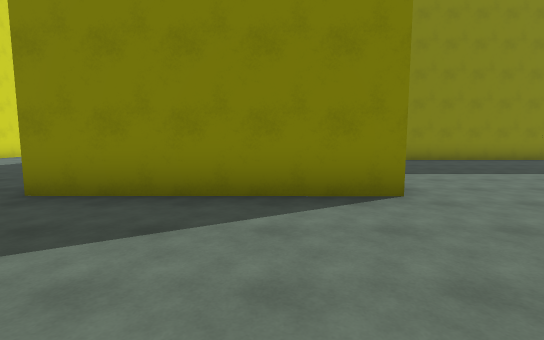
view 1 (above)

24 first-person views from a walk through a scene from a Unity 3-D project. The camera is 1.5 m above the floor, tilts 6° down and sees 85° across. The floor is counted in squares, 2 m on a side. Each view is taken from the middle of a square. On the plan, view 1 faces up. The plan holds only what a view shows up to about 10 squares ahead; the rest is blank. The place goes on beyond the plan.

view 2
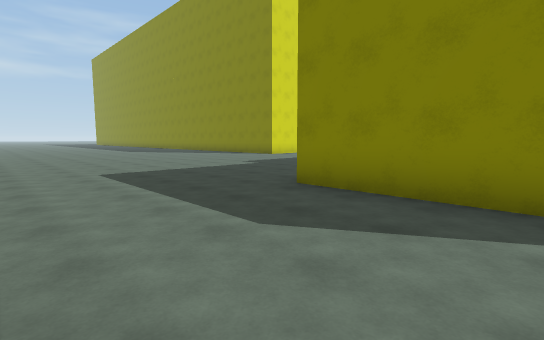

view 3
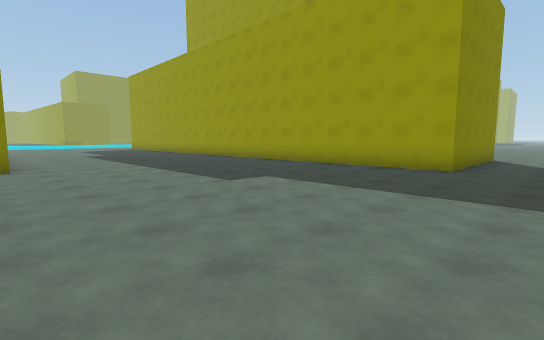

view 4
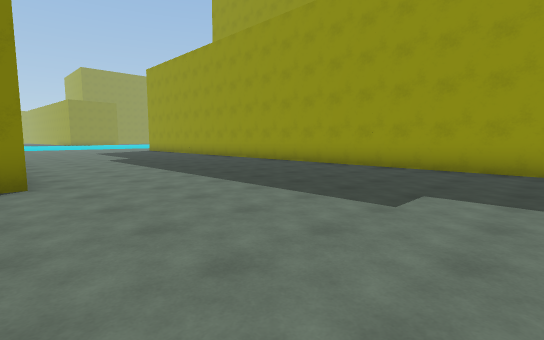

view 5
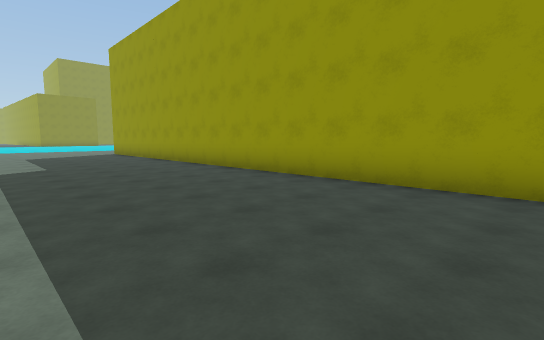

view 6
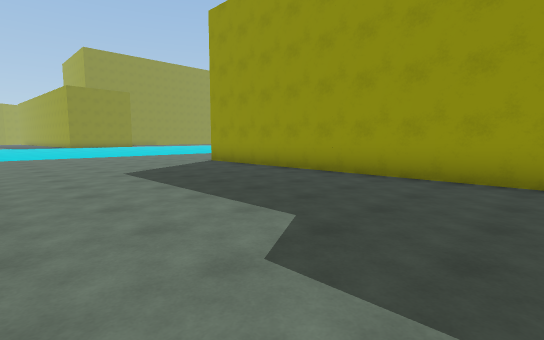

view 7
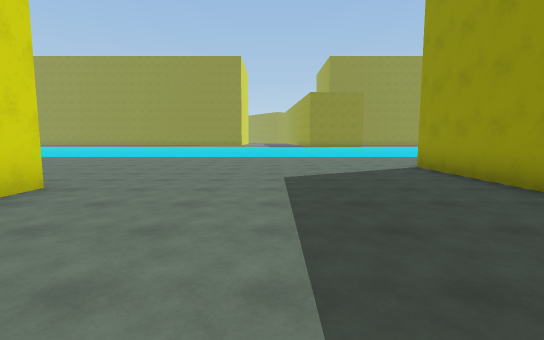

view 8
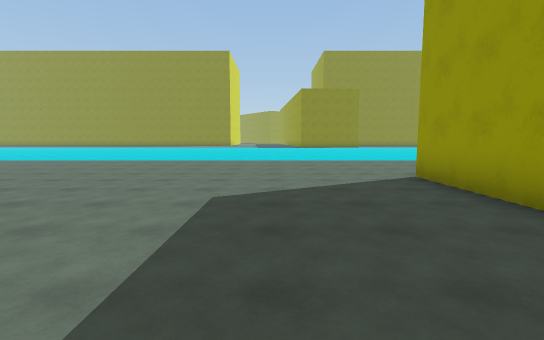

view 9
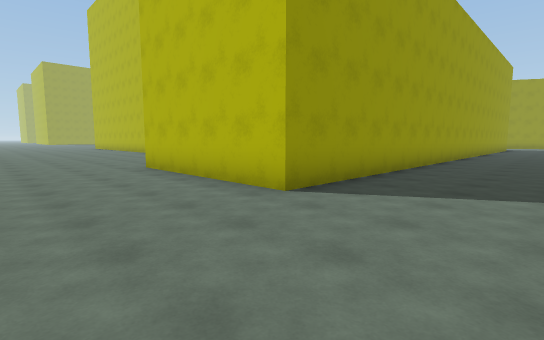

view 10
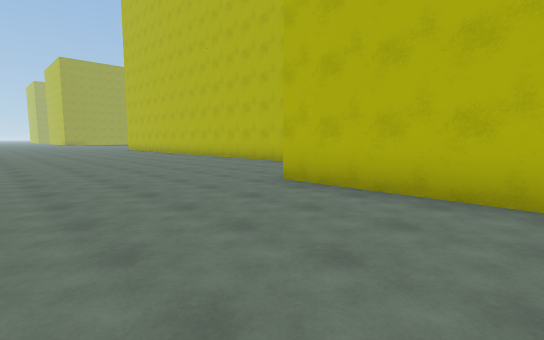

view 11
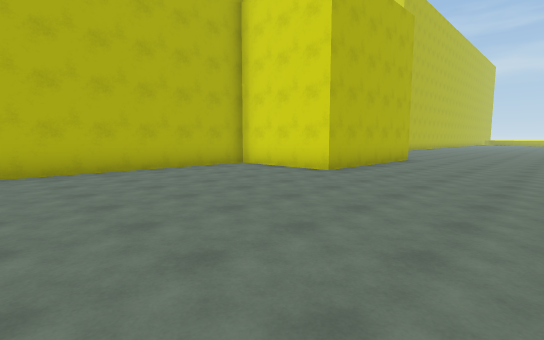

view 12
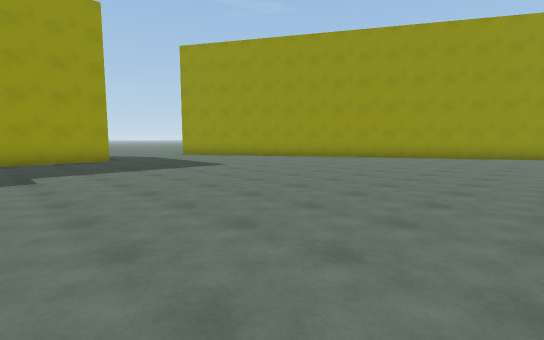

view 13
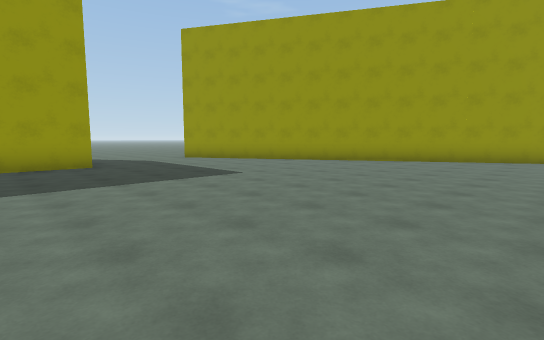

view 14
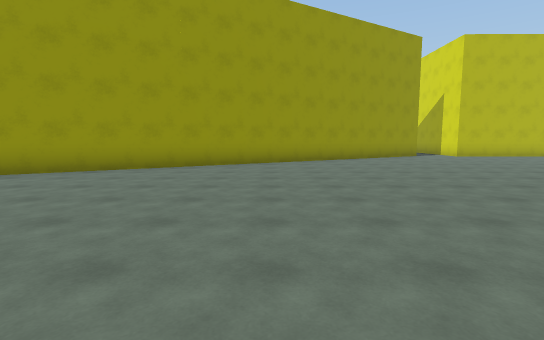

view 15
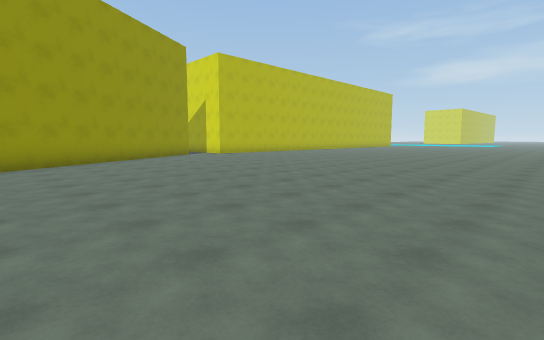

view 16
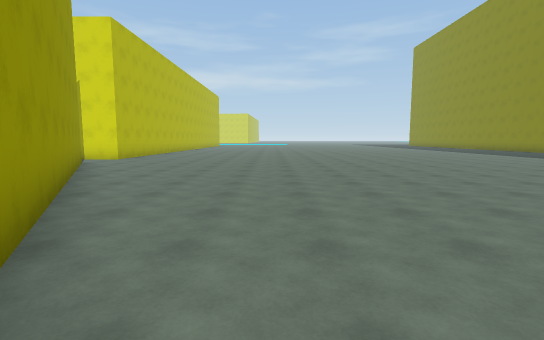

view 17
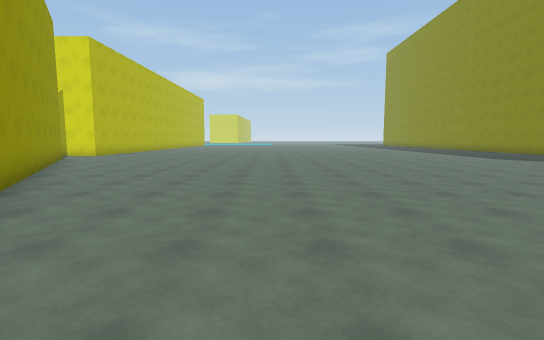

view 18
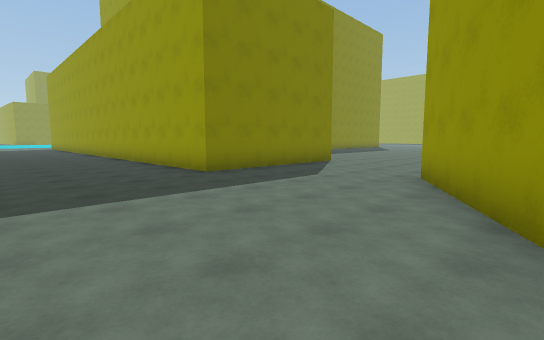

view 19
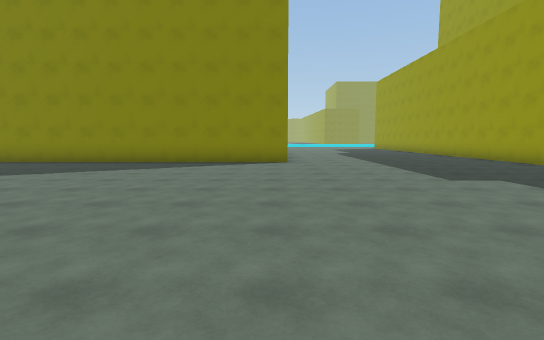

view 20
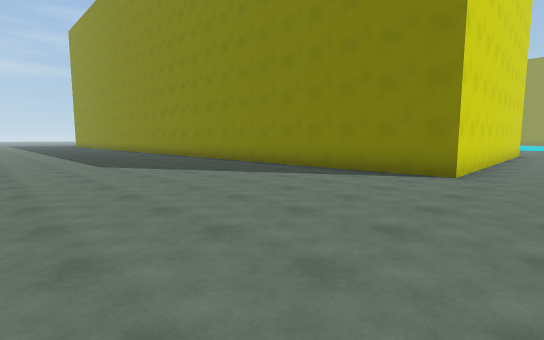

view 21
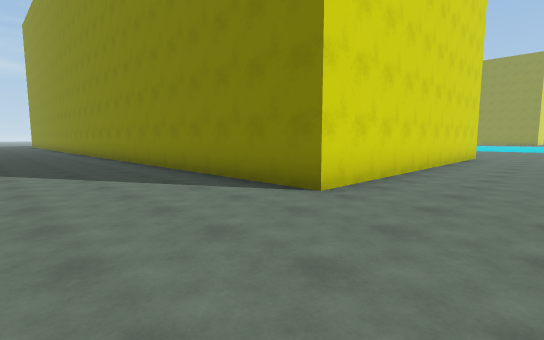

view 22
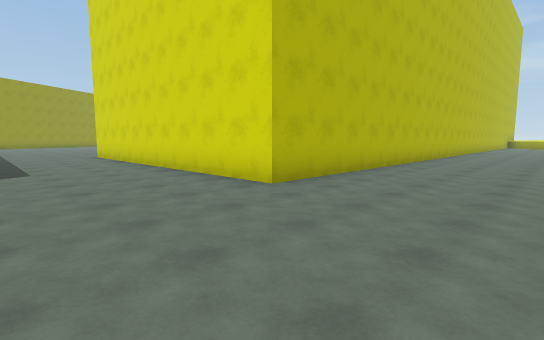

view 23
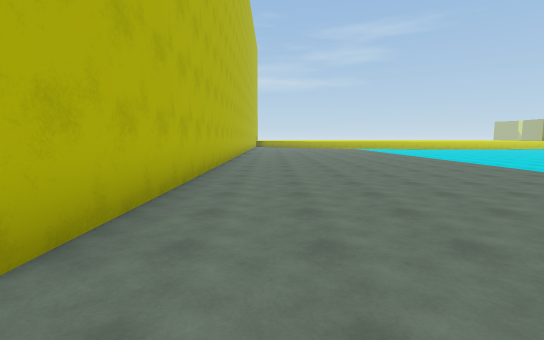

view 24
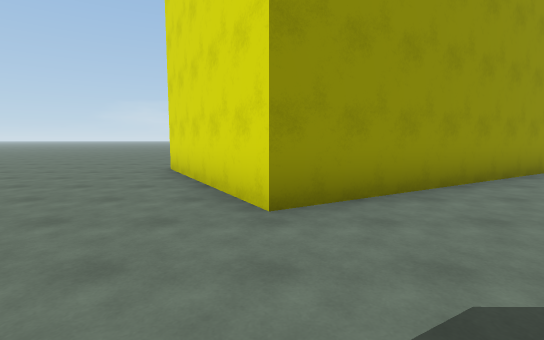

### Floor plan
Points are (right, up) in squares from view 1. A wall is a line through its corners. A room is listed if a view was taken in it or the views show most of it. See-through windows are left out.
Room 1 (views 1, 2, 3, 4, 5, 6, 7, 8, 9, 10, 11, 12, 13, 14, 15, 16, 17, 18, 19, 20, 21, 22, 23, 24)
walls: (0.6, 3.8) (-3.3, 3.9) (-3.1, 23.9) (1.9, 23.8) (1.8, 20.5) (7.8, 20.5); (-19, 20.5) (-10.5, 20.5) (-10.5, 10.5) (-19.5, 10.5); (-18.3, -10) (-1, 0) (0.1, -1.9)
ways out: opening at (-19, -9); opening at (0.4, 1)

Positions as (right, up) in squares from view 1, and headings:
1: (0, 0), facing up
2: (0, 0), facing up-left
3: (-11, 2), facing up-right
4: (-11, 5), facing up-right
5: (-8, 8), facing up-right
6: (-9, 15), facing up-right
7: (-7, 16), facing up
8: (-6, 18), facing up
9: (-6, 27), facing down-right
10: (-2, 28), facing down-right
11: (8, 28), facing down-left
12: (-14, 7), facing down-right
13: (-12, 6), facing down-right
14: (-12, 3), facing down
15: (-11, 3), facing down-left
16: (-9, -4), facing left
17: (-7, -2), facing left
18: (-7, -2), facing up-right
19: (-11, 1), facing up
20: (-9, 4), facing up-left
21: (-8, 7), facing up-left
22: (-7, 24), facing down-left
23: (-9, 22), facing left
24: (-1, 3), facing down
